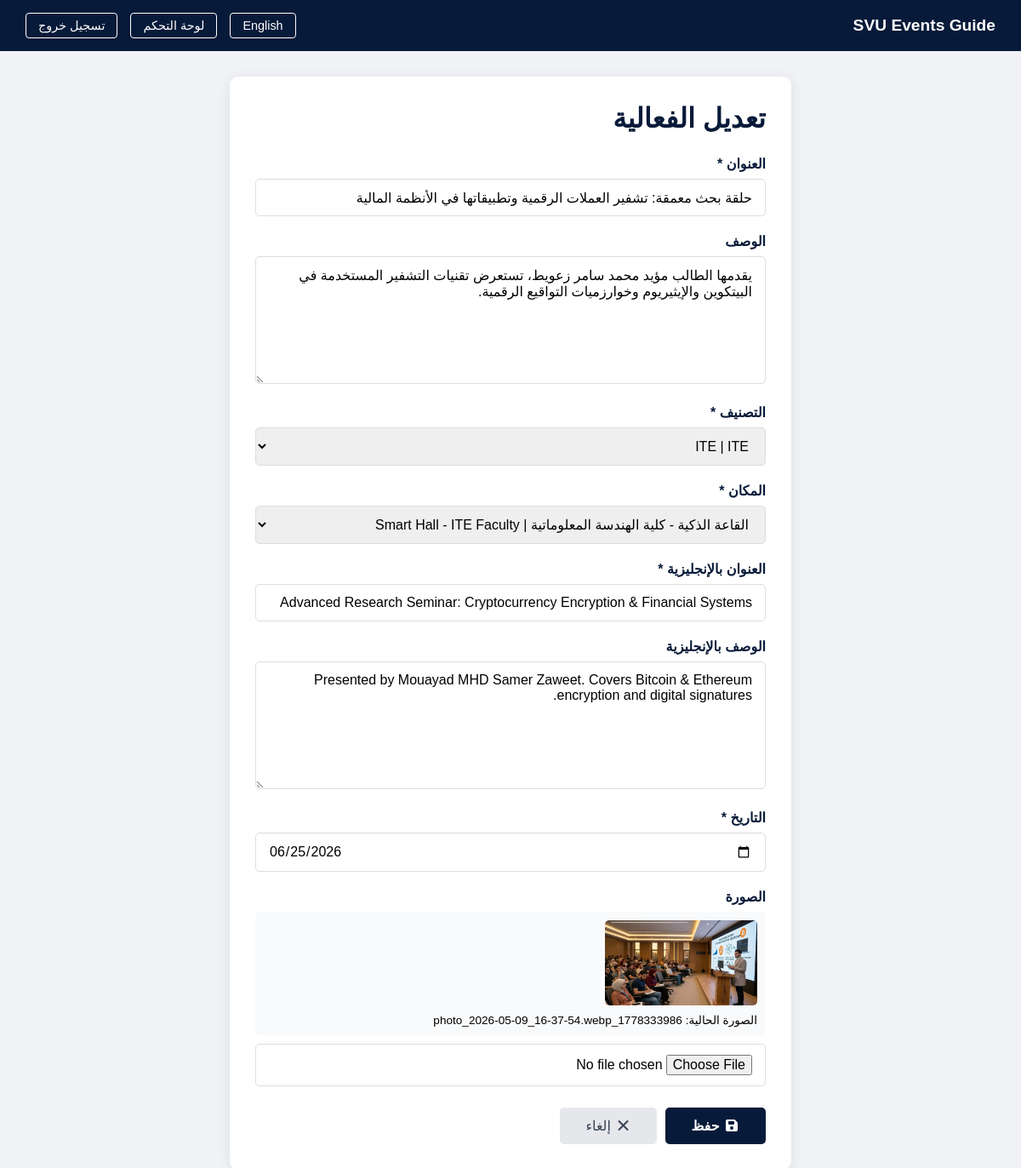
Page /admin/edit_event.php?id=1 (signed in) on the committed database.
### tables this page shows
CREATE TABLE `events` (
  `id` int(11) UNSIGNED NOT NULL,
  `title` varchar(255) NOT NULL,
  `description` text DEFAULT NULL,
  `category` varchar(100) NOT NULL,
  `location` varchar(255) NOT NULL,
  `event_date` date NOT NULL,
  `image` varchar(255) DEFAULT NULL,
  `title_en` varchar(255) DEFAULT NULL,
  `description_en` text DEFAULT NULL,
  `category_en` varchar(100) DEFAULT NULL,
  `location_en` varchar(255) DEFAULT NULL
);

### admin/edit_event.php (the view, shortened to what this page needs)
<?php
require_once '../config/db.php';
if (isset($_GET['lang']) && in_array($_GET['lang'], ['ar', 'en'])) {
    $lang_code = $_GET['lang'];
    setcookie('site_lang', $lang_code, time() + (86400 * 30), '/');
} elseif (isset($_COOKIE['site_lang'])) {
    $lang_code = $_COOKIE['site_lang'];
} else {
    $lang_code = 'ar';
}
$direction = ($lang_code === 'ar') ? 'rtl' : 'ltr';
if ($lang_code === 'en') {
    $lang = require_once '../languages/en.php';
} else {
    $lang = require_once '../languages/ar.php';
}
$event = null;
if (isset($_GET['id']) && is_numeric($_GET['id'])) {
    try {
        $stmt = $pdo->prepare("SELECT * FROM events WHERE id = :id LIMIT 1");
        $stmt->execute([':id' => (int)$_GET['id']]);
        $event = $stmt->fetch();
    } catch (PDOException $e) {
        $event = null;
    }
}
$new_lang = ($lang_code === 'ar') ? 'en' : 'ar';
$switch_url = 'edit_event.php?id=' . $event['id'] . '&lang=' . $new_lang;
?>
<!DOCTYPE html>
<html lang="<?php echo $lang_code; ?>" dir="<?php echo $direction; ?>">
<head>
    <link rel="stylesheet" href="https://cdnjs.cloudflare.com/ajax/libs/font-awesome/7.0.1/css/all.min.css">
</head>
<body>
    <div class="top-bar">
        <h2>SVU Events Guide</h2>
        <div class="top-bar-actions">
            <a href="<?php echo $switch_url; ?>"><?php echo $lang['admin_lang_switch']; ?></a>
            <a href="dashboard.php"><?php echo $lang['admin_dashboard']; ?></a>
            <a href="logout.php"><?php echo $lang['admin_logout']; ?></a>
        </div>
    </div>
    <div class="container">
        <div class="form-card">
            <h1><?php echo $lang['admin_edit_event']; ?></h1>
            <form method="POST" enctype="multipart/form-data" action="edit_event.php?id=<?php echo $event['id']; ?>">
                <div class="form-group">
                    <label><?php echo $lang['admin_title']; ?> *</label>
                    <input type="text" name="title" class="form-control" required
                           value="<?php echo htmlspecialchars($event['title']); ?>">
                </div>
                <div class="form-group">
                    <label><?php echo $lang['admin_description']; ?></label>
                    <textarea name="description" class="form-control"><?php echo htmlspecialchars($event['description']); ?></textarea>
                </div>
                <div class="form-group">
                    <label><?php echo $lang['admin_category']; ?> *</label>
                    <select name="category" class="form-control" required>
                        <?php
                        $cats = $pdo->query("SELECT * FROM categories ORDER BY name_ar ASC")->fetchAll();
                        foreach ($cats as $c):
                            $selected = ($event['category'] == $c['id']) ? 'selected' : '';
                        ?>
                            <option value="<?php echo $c['id']; ?>" <?php echo $selected; ?>><?php echo htmlspecialchars($c['name_ar']); ?> | <?php echo htmlspecialchars($c['name_en']); ?></option>
                        <?php endforeach; ?>
                    </select>
                </div>
                <div class="form-group">
                    <label><?php echo $lang['admin_location']; ?> *</label>
                    <select name="location" class="form-control" required>
                        <?php
                        $locs = $pdo->query("SELECT * FROM locations ORDER BY name_ar ASC")->fetchAll();
                        foreach ($locs as $l):
                            $selected = ($event['location'] == $l['id']) ? 'selected' : '';
                        ?>
                            <option value="<?php echo $l['id']; ?>" <?php echo $selected; ?>><?php echo htmlspecialchars($l['name_ar']); ?> | <?php echo htmlspecialchars($l['name_en']); ?></option>
                        <?php endforeach; ?>
                    </select>
                </div>
                <div class="form-group">
                    <label><?php echo $lang['admin_title_en']; ?> *</label>
                    <input type="text" name="title_en" class="form-control" required
                           value="<?php echo htmlspecialchars($event['title_en'] ?? ''); ?>">
                </div>
                <div class="form-group">
                    <label><?php echo $lang['admin_description_en']; ?></label>
                    <textarea name="description_en" class="form-control"><?php echo htmlspecialchars($event['description_en'] ?? ''); ?></textarea>
                </div>
                <div class="form-group">
                    <label><?php echo $lang['admin_date']; ?> *</label>
                    <input type="date" name="event_date" class="form-control" required
                           value="<?php echo $event['event_date']; ?>">
                </div>
                <div class="form-group">
                    <label><?php echo $lang['admin_image']; ?></label>
                    <?php if ($event['image']): ?>
                        <div class="current-image">
                            <img src="../assets/img/events/<?php echo htmlspecialchars($event['image']); ?>" alt="Current">
                            <span><?php echo $lang['admin_current_image']; ?>: <?php echo htmlspecialchars($event['image']); ?></span>
                        </div>
                    <?php endif; ?>
                    <input type="file" name="image" class="form-control" accept="image/*">
                </div>
                <div class="form-actions">
                    <button type="submit" class="btn-save">
                        <i class="fas fa-save"></i> <?php echo $lang['admin_save']; ?>
                    </button>
                    <a href="dashboard.php" class="btn-cancel">
                        <i class="fas fa-times"></i> <?php echo $lang['admin_cancel']; ?>
                    </a>
                </div>
            </form>
        </div>
    </div>
</body>
</html>

### admin/edit_event.php (style rules this page uses)
:root { --primary-color: #071A39; --accent-color: #506382; }
* { margin: 0; padding: 0; box-sizing: border-box; }
body { font-family: sans-serif; background: #f0f2f5; min-height: 100vh; }
.top-bar { background: var(--primary-color); color: white; padding: 15px 30px; display: flex; justify-content: space-between; align-items: center; }
.top-bar h2 { font-size: 1.2rem; }
.top-bar-actions { display: flex; gap: 15px; align-items: center; }
.top-bar-actions a { color: white; text-decoration: none; padding: 6px 14px; border-radius: 4px; border: 1px solid white; transition: background 0.3s; font-size: 0.9rem; font-family: inherit; }
.container { max-width: 700px; margin: 30px auto; padding: 0 20px; }
.form-card { background: white; padding: 30px; border-radius: 10px; box-shadow: 0 2px 15px rgba(0,0,0,0.08); }
.form-card h1 { color: var(--primary-color); margin-bottom: 25px; }
.form-group { margin-bottom: 20px; }
.form-group label { display: block; margin-bottom: 8px; font-weight: 600; color: var(--primary-color); }
.form-control { width: 100%; padding: 12px 15px; border: 1px solid #ddd; border-radius: 5px; font-size: 1rem; font-family: inherit; transition: border-color 0.3s; }
textarea.form-control { min-height: 150px; resize: vertical; }
.current-image { margin-bottom: 10px; padding: 10px; background: #F9FAFB; border-radius: 5px; }
.current-image img { max-height: 100px; border-radius: 5px; }
.current-image span { display: block; color: var(--text-secondary); font-size: 0.85rem; margin-top: 5px; }
.form-actions { display: flex; gap: 10px; margin-top: 25px; }
.btn-save { background: var(--primary-color); color: white; padding: 12px 30px; border: none; border-radius: 5px; cursor: pointer; font-weight: 600; font-family: inherit; font-size: 1rem; transition: background 0.3s; }
.btn-cancel { background: #e5e7eb; color: #374151; padding: 12px 30px; border-radius: 5px; text-decoration: none; transition: background 0.3s; }

### rows in the picture
events: title "حلقة بحث معمقة: تشفير العملات الرقمية وتطبيقاتها في الأنظمة المالية", description "يقدمها الطالب مؤيد محمد سامر زعويط، تستعرض تقنيات التشفير المستخدمة في البيتكوين والإيثيريوم وخوارزميات التواقيع الرقمية.", title_en "Advanced Research Seminar: Cryptocurrency Encryption & Financial Systems", description_en "Presented by Mouayad MHD Samer Zaweet. Covers Bitcoin & Ethereum encryption and digital signatures.", event_date "06/25/2026", image (picture), image "1778333986_photo_2026-05-09_16-37-54.webp"

### other values in the picture
$lang['admin_lang_switch'] "English"
$lang['admin_dashboard'] "لوحة التحكم"
$lang['admin_logout'] "تسجيل خروج"
$lang['admin_edit_event'] "تعديل الفعالية"
$lang['admin_title'] "العنوان"
$lang['admin_description'] "الوصف"
$lang['admin_category'] "التصنيف"
$lang['admin_location'] "المكان"
$lang['admin_title_en'] "العنوان بالإنجليزية"
$lang['admin_description_en'] "الوصف بالإنجليزية"
$lang['admin_date'] "التاريخ"
$lang['admin_image'] "الصورة"
$lang['admin_current_image'] "الصورة الحالية"
$lang['admin_save'] "حفظ"
$lang['admin_cancel'] "إلغاء"
